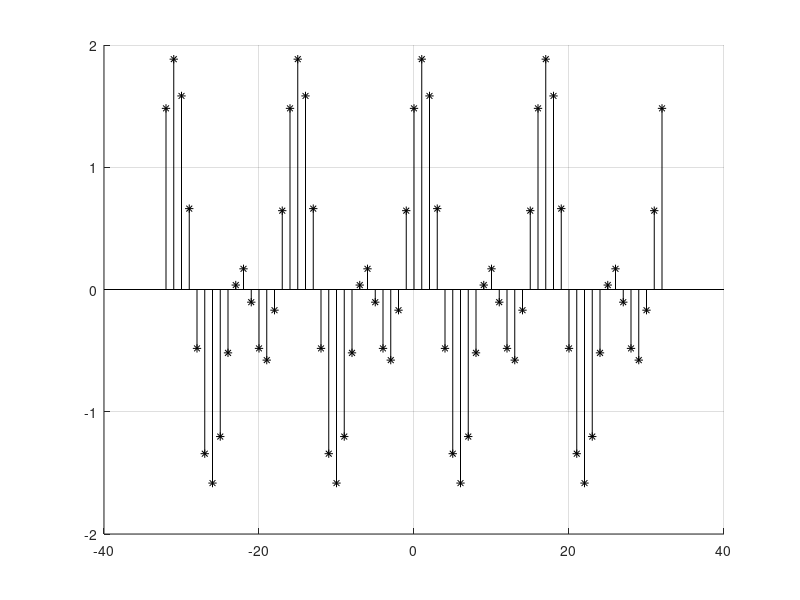

The MATLAB script that drew this image:
figure
hold on
for i=-32:32
    x=i;
    y=cos(0.125*pi*x) + sin(0.25*pi*x + 0.16*pi);
    stem(x,y,'k*')
    grid on
end
hold off